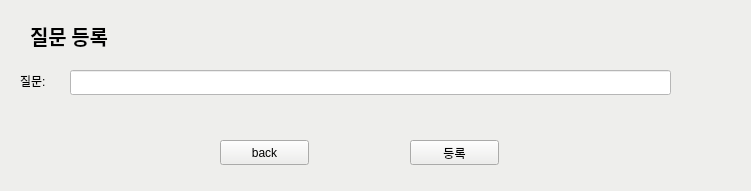
   <widget class="QWidget" name="widget_2" native="true">
    <property name="geometry">
     <rect>
      <x>130</x>
      <y>150</y>
      <width>751</width>
      <height>191</height>
     </rect>
    </property>
    <property name="styleSheet">
     <string notr="true">background-color: rgb(238, 238, 236);</string>
    </property>
    <widget class="QLineEdit" name="lineEdit">
     <property name="geometry">
      <rect>
       <x>70</x>
       <y>70</y>
       <width>601</width>
       <height>25</height>
      </rect>
     </property>
     <property name="styleSheet">
      <string notr="true">background-color: rgb(255, 255, 255);</string>
     </property>
    </widget>
    <widget class="QLabel" name="label_45">
     <property name="geometry">
      <rect>
       <x>20</x>
       <y>70</y>
       <width>41</width>
       <height>21</height>
      </rect>
     </property>
     <property name="text">
      <string>질문: </string>
     </property>
    </widget>
    <widget class="QPushButton" name="reg_btn">
     <property name="geometry">
      <rect>
       <x>410</x>
       <y>140</y>
       <width>89</width>
       <height>25</height>
      </rect>
     </property>
     <property name="text">
      <string>등록</string>
     </property>
    </widget>
    <widget class="QPushButton" name="anser_back">
     <property name="geometry">
      <rect>
       <x>220</x>
       <y>140</y>
       <width>89</width>
       <height>25</height>
      </rect>
     </property>
     <property name="text">
      <string>back</string>
     </property>
    </widget>
    <widget class="QLabel" name="label_46">
     <property name="geometry">
      <rect>
       <x>30</x>
       <y>20</y>
       <width>131</width>
       <height>31</height>
      </rect>
     </property>
     <property name="font">
      <font>
       <family>Ubuntu Condensed</family>
       <pointsize>15</pointsize>
       <weight>75</weight>
       <bold>true</bold>
      </font>
     </property>
     <property name="text">
      <string>질문 등록</string>
     </property>
    </widget>
   </widget>
